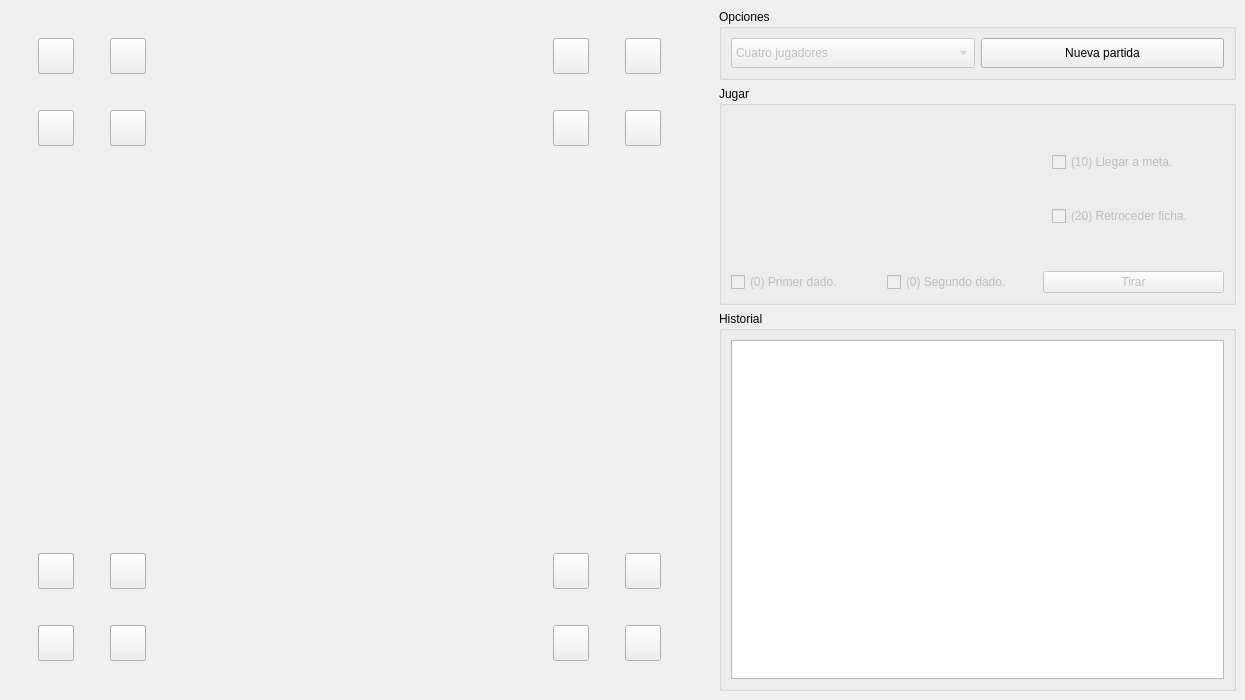
<?xml version="1.0" encoding="UTF-8"?>
<ui version="4.0">
 <class>VentanaJuego</class>
 <widget class="QMainWindow" name="VentanaJuego">
  <property name="geometry">
   <rect>
    <x>0</x>
    <y>0</y>
    <width>1245</width>
    <height>700</height>
   </rect>
  </property>
  <property name="windowTitle">
   <string>Juego de Parchís</string>
  </property>
  <property name="windowIcon">
   <iconset resource="parchis.qrc">
    <normaloff>:/ventana/icono.png</normaloff>:/ventana/icono.png</iconset>
  </property>
  <widget class="QWidget" name="cajaPrincipal">
   <layout class="QHBoxLayout" name="layoutPrincipal">
    <property name="spacing">
     <number>10</number>
    </property>
    <property name="leftMargin">
     <number>0</number>
    </property>
    <property name="topMargin">
     <number>0</number>
    </property>
    <property name="rightMargin">
     <number>0</number>
    </property>
    <property name="bottomMargin">
     <number>0</number>
    </property>
    <item>
     <widget class="QWidget" name="cajaTablero" native="true">
      <property name="minimumSize">
       <size>
        <width>700</width>
        <height>700</height>
       </size>
      </property>
      <property name="styleSheet">
       <string notr="true">#cajaTablero {
	border-image: url(:/tablero/tablero.png) 0 0 0 0 stretch stretch;
}</string>
      </property>
      <widget class="QToolButton" name="ficha00">
       <property name="geometry">
        <rect>
         <x>38</x>
         <y>38</y>
         <width>36</width>
         <height>36</height>
        </rect>
       </property>
       <property name="minimumSize">
        <size>
         <width>22</width>
         <height>22</height>
        </size>
       </property>
       <property name="styleSheet">
        <string notr="true">border-image: url(:/fichas/ficha0.png) 0 0 0 0 stretch stretch;</string>
       </property>
       <property name="text">
        <string/>
       </property>
      </widget>
      <widget class="QToolButton" name="ficha03">
       <property name="geometry">
        <rect>
         <x>110</x>
         <y>38</y>
         <width>36</width>
         <height>36</height>
        </rect>
       </property>
       <property name="minimumSize">
        <size>
         <width>22</width>
         <height>22</height>
        </size>
       </property>
       <property name="styleSheet">
        <string notr="true">border-image: url(:/fichas/ficha0.png) 0 0 0 0 stretch stretch;</string>
       </property>
       <property name="text">
        <string/>
       </property>
      </widget>
      <widget class="QToolButton" name="ficha01">
       <property name="geometry">
        <rect>
         <x>38</x>
         <y>110</y>
         <width>36</width>
         <height>36</height>
        </rect>
       </property>
       <property name="minimumSize">
        <size>
         <width>22</width>
         <height>22</height>
        </size>
       </property>
       <property name="styleSheet">
        <string notr="true">border-image: url(:/fichas/ficha0.png) 0 0 0 0 stretch stretch;</string>
       </property>
       <property name="text">
        <string/>
       </property>
      </widget>
      <widget class="QToolButton" name="ficha02">
       <property name="geometry">
        <rect>
         <x>110</x>
         <y>110</y>
         <width>36</width>
         <height>36</height>
        </rect>
       </property>
       <property name="minimumSize">
        <size>
         <width>22</width>
         <height>22</height>
        </size>
       </property>
       <property name="styleSheet">
        <string notr="true">border-image: url(:/fichas/ficha0.png) 0 0 0 0 stretch stretch;</string>
       </property>
       <property name="text">
        <string/>
       </property>
      </widget>
      <widget class="QToolButton" name="ficha13">
       <property name="geometry">
        <rect>
         <x>110</x>
         <y>553</y>
         <width>36</width>
         <height>36</height>
        </rect>
       </property>
       <property name="minimumSize">
        <size>
         <width>22</width>
         <height>22</height>
        </size>
       </property>
       <property name="styleSheet">
        <string notr="true">border-image: url(:/fichas/ficha1.png) 0 0 0 0 stretch stretch;</string>
       </property>
       <property name="text">
        <string/>
       </property>
      </widget>
      <widget class="QToolButton" name="ficha10">
       <property name="geometry">
        <rect>
         <x>38</x>
         <y>553</y>
         <width>36</width>
         <height>36</height>
        </rect>
       </property>
       <property name="minimumSize">
        <size>
         <width>22</width>
         <height>22</height>
        </size>
       </property>
       <property name="styleSheet">
        <string notr="true">border-image: url(:/fichas/ficha1.png) 0 0 0 0 stretch stretch;</string>
       </property>
       <property name="text">
        <string/>
       </property>
      </widget>
      <widget class="QToolButton" name="ficha11">
       <property name="geometry">
        <rect>
         <x>38</x>
         <y>625</y>
         <width>36</width>
         <height>36</height>
        </rect>
       </property>
       <property name="minimumSize">
        <size>
         <width>22</width>
         <height>22</height>
        </size>
       </property>
       <property name="styleSheet">
        <string notr="true">border-image: url(:/fichas/ficha1.png) 0 0 0 0 stretch stretch;</string>
       </property>
       <property name="text">
        <string/>
       </property>
      </widget>
      <widget class="QToolButton" name="ficha12">
       <property name="geometry">
        <rect>
         <x>110</x>
         <y>625</y>
         <width>36</width>
         <height>36</height>
        </rect>
       </property>
       <property name="minimumSize">
        <size>
         <width>22</width>
         <height>22</height>
        </size>
       </property>
       <property name="styleSheet">
        <string notr="true">border-image: url(:/fichas/ficha1.png) 0 0 0 0 stretch stretch;</string>
       </property>
       <property name="text">
        <string/>
       </property>
      </widget>
      <widget class="QToolButton" name="ficha23">
       <property name="geometry">
        <rect>
         <x>625</x>
         <y>553</y>
         <width>36</width>
         <height>36</height>
        </rect>
       </property>
       <property name="minimumSize">
        <size>
         <width>22</width>
         <height>22</height>
        </size>
       </property>
       <property name="styleSheet">
        <string notr="true">border-image: url(:/fichas/ficha2.png) 0 0 0 0 stretch stretch;</string>
       </property>
       <property name="text">
        <string/>
       </property>
      </widget>
      <widget class="QToolButton" name="ficha20">
       <property name="geometry">
        <rect>
         <x>553</x>
         <y>553</y>
         <width>36</width>
         <height>36</height>
        </rect>
       </property>
       <property name="minimumSize">
        <size>
         <width>22</width>
         <height>22</height>
        </size>
       </property>
       <property name="styleSheet">
        <string notr="true">border-image: url(:/fichas/ficha2.png) 0 0 0 0 stretch stretch;</string>
       </property>
       <property name="text">
        <string/>
       </property>
      </widget>
      <widget class="QToolButton" name="ficha21">
       <property name="geometry">
        <rect>
         <x>553</x>
         <y>625</y>
         <width>36</width>
         <height>36</height>
        </rect>
       </property>
       <property name="minimumSize">
        <size>
         <width>22</width>
         <height>22</height>
        </size>
       </property>
       <property name="styleSheet">
        <string notr="true">border-image: url(:/fichas/ficha2.png) 0 0 0 0 stretch stretch;</string>
       </property>
       <property name="text">
        <string/>
       </property>
      </widget>
      <widget class="QToolButton" name="ficha22">
       <property name="geometry">
        <rect>
         <x>625</x>
         <y>625</y>
         <width>36</width>
         <height>36</height>
        </rect>
       </property>
       <property name="minimumSize">
        <size>
         <width>22</width>
         <height>22</height>
        </size>
       </property>
       <property name="styleSheet">
        <string notr="true">border-image: url(:/fichas/ficha2.png) 0 0 0 0 stretch stretch;</string>
       </property>
       <property name="text">
        <string/>
       </property>
      </widget>
      <widget class="QToolButton" name="ficha33">
       <property name="geometry">
        <rect>
         <x>625</x>
         <y>38</y>
         <width>36</width>
         <height>36</height>
        </rect>
       </property>
       <property name="minimumSize">
        <size>
         <width>22</width>
         <height>22</height>
        </size>
       </property>
       <property name="styleSheet">
        <string notr="true">border-image: url(:/fichas/ficha3.png) 0 0 0 0 stretch stretch;</string>
       </property>
       <property name="text">
        <string/>
       </property>
      </widget>
      <widget class="QToolButton" name="ficha30">
       <property name="geometry">
        <rect>
         <x>553</x>
         <y>38</y>
         <width>36</width>
         <height>36</height>
        </rect>
       </property>
       <property name="minimumSize">
        <size>
         <width>22</width>
         <height>22</height>
        </size>
       </property>
       <property name="styleSheet">
        <string notr="true">border-image: url(:/fichas/ficha3.png) 0 0 0 0 stretch stretch;</string>
       </property>
       <property name="text">
        <string/>
       </property>
      </widget>
      <widget class="QToolButton" name="ficha31">
       <property name="geometry">
        <rect>
         <x>553</x>
         <y>110</y>
         <width>36</width>
         <height>36</height>
        </rect>
       </property>
       <property name="minimumSize">
        <size>
         <width>22</width>
         <height>22</height>
        </size>
       </property>
       <property name="styleSheet">
        <string notr="true">border-image: url(:/fichas/ficha3.png) 0 0 0 0 stretch stretch;</string>
       </property>
       <property name="text">
        <string/>
       </property>
      </widget>
      <widget class="QToolButton" name="ficha32">
       <property name="geometry">
        <rect>
         <x>625</x>
         <y>110</y>
         <width>36</width>
         <height>36</height>
        </rect>
       </property>
       <property name="minimumSize">
        <size>
         <width>22</width>
         <height>22</height>
        </size>
       </property>
       <property name="styleSheet">
        <string notr="true">border-image: url(:/fichas/ficha3.png) 0 0 0 0 stretch stretch;</string>
       </property>
       <property name="text">
        <string/>
       </property>
      </widget>
     </widget>
    </item>
    <item>
     <widget class="QWidget" name="cajaOpciones" native="true">
      <layout class="QVBoxLayout" name="verticalLayout_2">
       <item>
        <widget class="QGroupBox" name="cajaPartida">
         <property name="title">
          <string>Opciones</string>
         </property>
         <layout class="QHBoxLayout" name="horizontalLayout">
          <item>
           <widget class="QComboBox" name="numJugadores">
            <property name="enabled">
             <bool>false</bool>
            </property>
            <property name="minimumSize">
             <size>
              <width>0</width>
              <height>30</height>
             </size>
            </property>
            <property name="currentIndex">
             <number>2</number>
            </property>
            <item>
             <property name="text">
              <string>Dos jugadores</string>
             </property>
             <property name="icon">
              <iconset resource="parchis.qrc">
               <normaloff>:/dados/dado12.png</normaloff>:/dados/dado12.png</iconset>
             </property>
            </item>
            <item>
             <property name="text">
              <string>Tres jugadores</string>
             </property>
             <property name="icon">
              <iconset resource="parchis.qrc">
               <normaloff>:/dados/dado23.png</normaloff>:/dados/dado23.png</iconset>
             </property>
            </item>
            <item>
             <property name="text">
              <string>Cuatro jugadores</string>
             </property>
             <property name="icon">
              <iconset resource="parchis.qrc">
               <normaloff>:/dados/dado34.png</normaloff>:/dados/dado34.png</iconset>
             </property>
            </item>
           </widget>
          </item>
          <item>
           <widget class="QPushButton" name="btnNuevaPartida">
            <property name="minimumSize">
             <size>
              <width>0</width>
              <height>30</height>
             </size>
            </property>
            <property name="text">
             <string>Nueva partida</string>
            </property>
           </widget>
          </item>
         </layout>
        </widget>
       </item>
       <item>
        <widget class="QGroupBox" name="cajaJugar">
         <property name="title">
          <string>Jugar</string>
         </property>
         <layout class="QGridLayout" name="layoutJugar">
          <item row="1" column="0">
           <widget class="QCheckBox" name="checkDado1">
            <property name="enabled">
             <bool>false</bool>
            </property>
            <property name="text">
             <string>(0) Primer dado.</string>
            </property>
           </widget>
          </item>
          <item row="0" column="1">
           <widget class="QWidget" name="dado2" native="true">
            <property name="minimumSize">
             <size>
              <width>150</width>
              <height>150</height>
             </size>
            </property>
            <property name="maximumSize">
             <size>
              <width>150</width>
              <height>150</height>
             </size>
            </property>
            <property name="styleSheet">
             <string notr="true">border-image: url(:/dados/dado00.png) 0 0 0 0 stretch stretch;</string>
            </property>
           </widget>
          </item>
          <item row="0" column="0">
           <widget class="QWidget" name="dado1" native="true">
            <property name="minimumSize">
             <size>
              <width>150</width>
              <height>150</height>
             </size>
            </property>
            <property name="maximumSize">
             <size>
              <width>150</width>
              <height>150</height>
             </size>
            </property>
            <property name="styleSheet">
             <string notr="true">border-image: url(:/dados/dado00.png) 0 0 0 0 stretch stretch;</string>
            </property>
           </widget>
          </item>
          <item row="1" column="1">
           <widget class="QCheckBox" name="checkDado2">
            <property name="enabled">
             <bool>false</bool>
            </property>
            <property name="text">
             <string>(0) Segundo dado.</string>
            </property>
           </widget>
          </item>
          <item row="1" column="2">
           <widget class="QPushButton" name="btnTirar">
            <property name="enabled">
             <bool>false</bool>
            </property>
            <property name="text">
             <string>Tirar</string>
            </property>
           </widget>
          </item>
          <item row="0" column="2">
           <widget class="QWidget" name="cajaBonus" native="true">
            <layout class="QVBoxLayout" name="verticalLayout">
             <item>
              <widget class="QCheckBox" name="checkMeta">
               <property name="enabled">
                <bool>false</bool>
               </property>
               <property name="text">
                <string>(10) Llegar a meta.</string>
               </property>
              </widget>
             </item>
             <item>
              <widget class="QCheckBox" name="checkMata">
               <property name="enabled">
                <bool>false</bool>
               </property>
               <property name="text">
                <string>(20) Retroceder ficha.</string>
               </property>
              </widget>
             </item>
            </layout>
           </widget>
          </item>
         </layout>
        </widget>
       </item>
       <item>
        <widget class="QGroupBox" name="cajaHistorial">
         <property name="title">
          <string>Historial</string>
         </property>
         <layout class="QGridLayout" name="gridLayout">
          <item row="0" column="0">
           <widget class="QListWidget" name="listHistorial"/>
          </item>
         </layout>
        </widget>
       </item>
      </layout>
     </widget>
    </item>
   </layout>
  </widget>
  <action name="actionNuevaPartida">
   <property name="text">
    <string>Nueva partida</string>
   </property>
  </action>
  <action name="actionDosJugadores">
   <property name="checkable">
    <bool>true</bool>
   </property>
   <property name="checked">
    <bool>false</bool>
   </property>
   <property name="text">
    <string>Dos jugadores</string>
   </property>
  </action>
  <action name="actionTresJugadores">
   <property name="checkable">
    <bool>true</bool>
   </property>
   <property name="text">
    <string>Tres jugadores</string>
   </property>
  </action>
  <action name="actionCuatroJugadores">
   <property name="checkable">
    <bool>true</bool>
   </property>
   <property name="checked">
    <bool>true</bool>
   </property>
   <property name="enabled">
    <bool>false</bool>
   </property>
   <property name="text">
    <string>Cuatro jugadores</string>
   </property>
  </action>
  <action name="actionSalir">
   <property name="text">
    <string>Salir</string>
   </property>
  </action>
  <action name="actionAcerca">
   <property name="text">
    <string>Acerca del juego</string>
   </property>
  </action>
 </widget>
 <resources>
  <include location="parchis.qrc"/>
 </resources>
 <connections/>
</ui>
